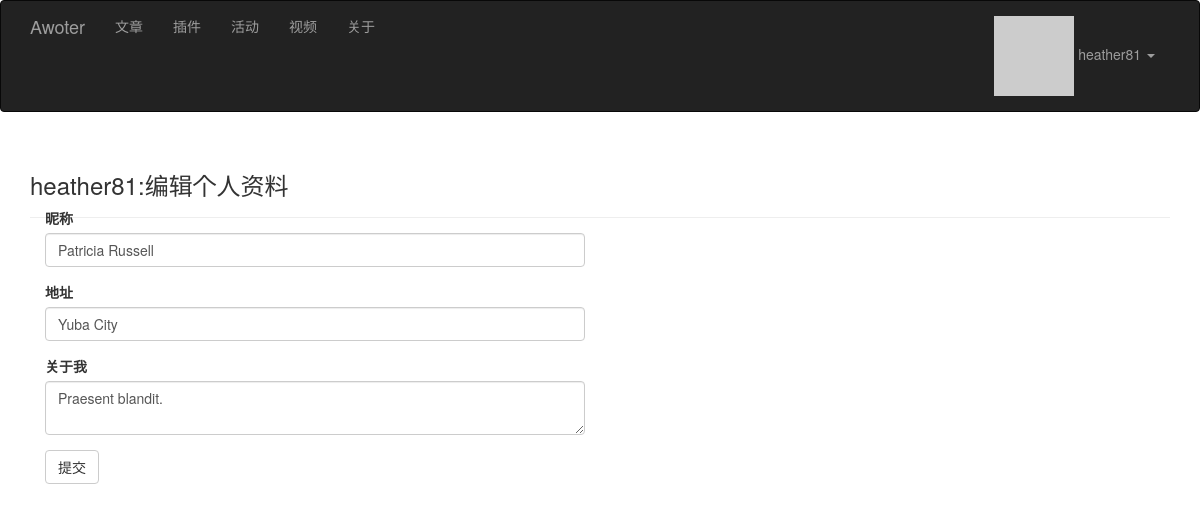
The app's page /edit-profile (signed in) with its own data.
### app/models.py (models this page shows, shortened)
class User(UserMixin, db.Model):
    __tablename__ = 'users'
    id = db.Column(db.Integer, primary_key=True)
    email = db.Column(db.String(64), unique=True, index=True)
    username = db.Column(db.String(64), unique=True, index=True)
    role_id = db.Column(db.Integer, db.ForeignKey('roles.id'))
    password_hash = db.Column(db.String(128))
    confirmed = db.Column(db.Boolean, default=False)
    nickname = db.Column(db.String(64))
    location = db.Column(db.String(64))
    about_me = db.Column(db.Text())
    member_since = db.Column(db.DateTime(), default=datetime.utcnow)
    last_seen = db.Column(db.DateTime(), default=datetime.utcnow)
    avatar_hash = db.Column(db.String(32))
    posts = db.relationship('Post', backref='author', lazy='dynamic')
    followed = db.relationship('Follow',
                               foreign_keys=[Follow.follower_id],
                               backref=db.backref('follower', lazy='joined'),
                               lazy='dynamic',
                               cascade='all, delete-orphan')
    followers = db.relationship('Follow',
                                foreign_keys=[Follow.followed_id],
                                backref=db.backref('followed', lazy='joined'),
                                lazy='dynamic',
                                cascade='all, delete-orphan')
    @property
    def password(self):
        raise AttributeError(u'密码不应该可直接读取！')
    def ping(self):
        self.last_seen = datetime.utcnow()
        db.session.add(self)
    def gravatar(self,  size=100, default='identicon', rating='g'):
        if request.is_secure:
            url = 'https://secure.gravatar.com/avatar'
        else:
            url = 'https://www.gravatar.com/avatar'
        hash = self.avatar_hash or hashlib.md5(self.email.encode('utf-8')).hexdigest()
        return '{url}/{hash}?s={size}&d={default}&r={rating}'.format(
            url=url, hash=hash, size=size, default=default, rating=rating)

### app/main/views.py (the view, shortened to what this page needs)
@main.route('/edit-profile', methods=['GET', 'POST'])
@login_required
def edit_profile():
    title = u'修改个人信息'
    form = EditProfileForm()
    form.nickname.data = current_user.nickname
    form.location.data = current_user.location
    form.about_me.data = current_user.about_me
    return render_template('edit-profile.html', title=title, form=form, username=current_user.username)

### app/main/forms.py
class EditProfileForm(Form):
    nickname = StringField(u'昵称', validators=[Length(0, 64)])
    location = StringField(u'地址', validators=[Length(0, 64)])
    about_me = TextAreaField(u'关于我')
    submit = SubmitField(u'提交')

### app/auth/views.py (called while the page is built)
@auth.before_app_request
def before_request():
    if current_user.is_authenticated \
            and not current_user.confirmed \
            and request.endpoint[:5] != 'auth.' \
            and request.endpoint != 'static':
        return redirect(url_for('auth.unconfirmed'))

@auth.before_app_request
def before_request():
    if current_user.is_authenticated:
        current_user.ping()
        if not current_user.confirmed \
                and request.endpoint[:5] != 'auth.':
            return redirect(url_for('auth.unconfirmed'))

### app/main/__init__.py (called while the page is built)
@main.app_context_processor
def inject_permissions():
    return dict(Permission=Permission)

### app/models.py (called while the page is built)
@login_manager.user_loader
def load_user(user_id):
    return User.query.get(int(user_id))

### app/templates/edit-profile.html
{% extends "base.html" %}
{% import "bootstrap/wtf.html" as wtf %}
{% block page_content %}
<div class="page-header">
    <h3>{{ username }}:编辑个人资料</h3>
    <div class="col-md-6">
        {{ wtf.quick_form(form) }}
    </div>
</div>
{% endblock %}

### app/templates/base.html (shortened to what this page needs)
{%  extends "bootstrap/base.html" %}
{% block head %}
{{ super() }}
<link rel="stylesheet" type="text/css" href="{{ url_for('static', filename='styles.css') }}">
{% endblock %}
{% block navbar %}
<div class ="navbar navbar-inverse " role="navigation">
    <div class="container">
        <div class="navbar-header">
            <a class="navbar-brand" href="/">Awoter</a>
        </div>
        <div class="navbar-collapse collapse">
            <ul class="nav navbar-nav">
                <li><a href="{{ url_for('main.doc') }}">文章</a></li>
                <li><a href="{{ url_for('main.res_mods') }}">插件</a></li>
                <li><a href="{{ url_for('main.hd') }}">活动</a></li>
                <li><a href="{{ url_for('main.video') }}">视频</a></li>
                <li><a href="{{ url_for('main.about') }}">关于</a></li>
            </ul>
            <ul class="nav navbar-nav navbar-right">
                {% if current_user.is_authenticated %}
                <li class="dropdown">
                    <a href="#" class="dropdown-toggle" data-toggle="dropdown">
                        <img src="{{ current_user.gravatar(size=18) }}">
                        {{ current_user.username }} <b class="caret"></b>
                    </a>
                </li>
                {% else %}
                    <li><a href="{{ url_for('auth.login') }}">登陆</a></li>
                {% endif %}
            </ul>
        </div>
    </div>
</div>
{% endblock %}
{% block content %}
<div class="container">
    {% block page_content %}{% endblock %}
</div>
{% endblock %}

### records on screen
User: username "heather81", nickname "Patricia Russell", location "Yuba City", about_me "Praesent blandit."
